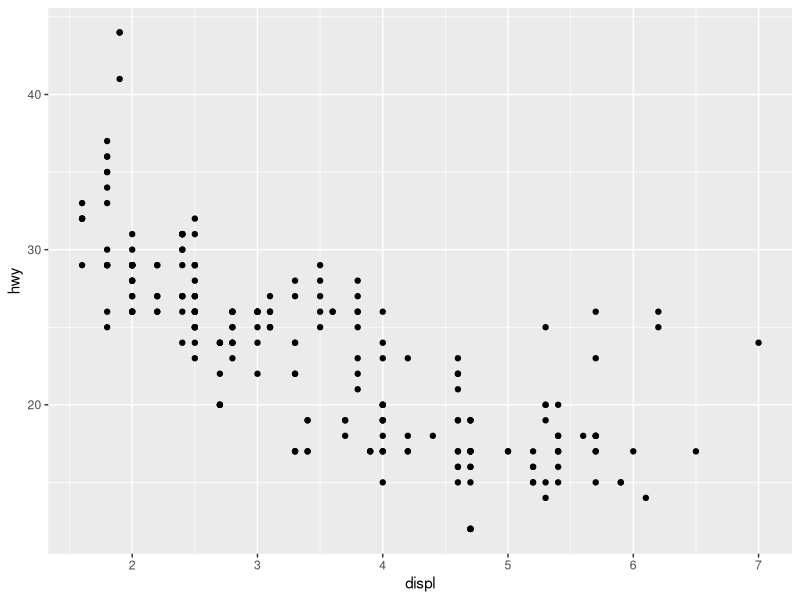
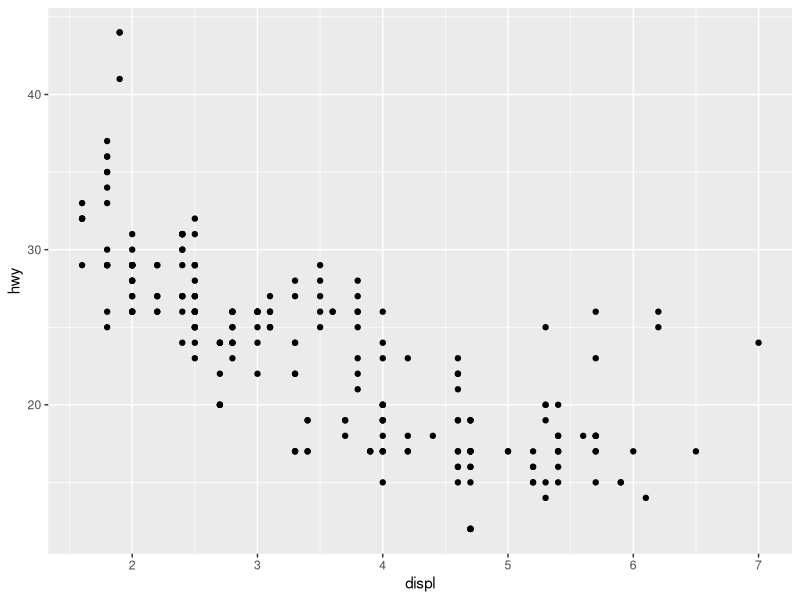
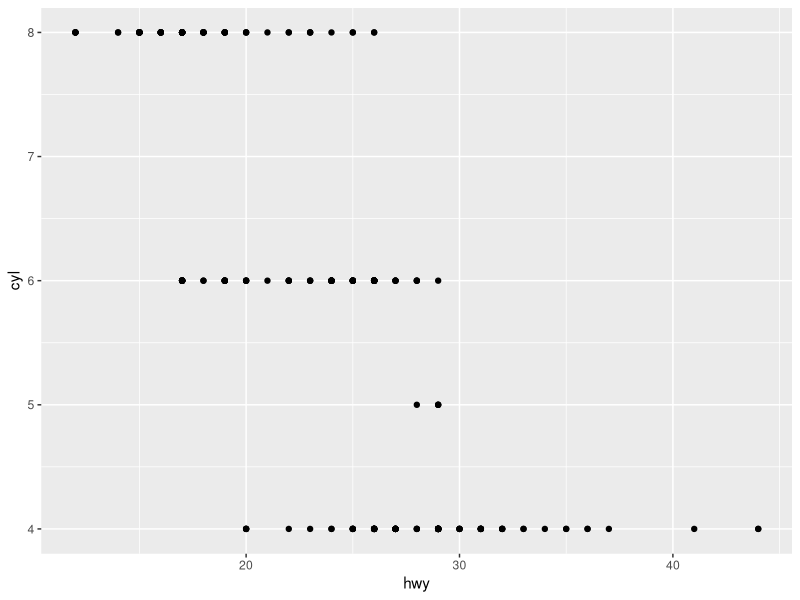
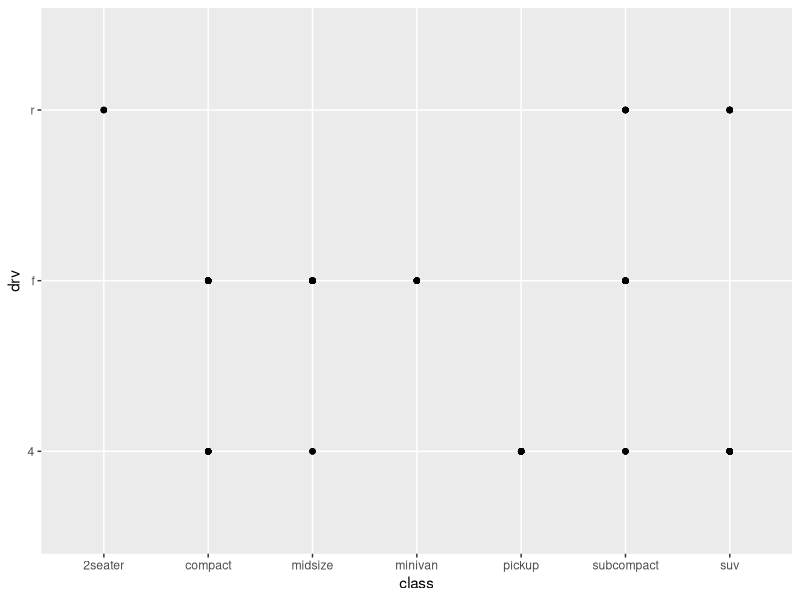
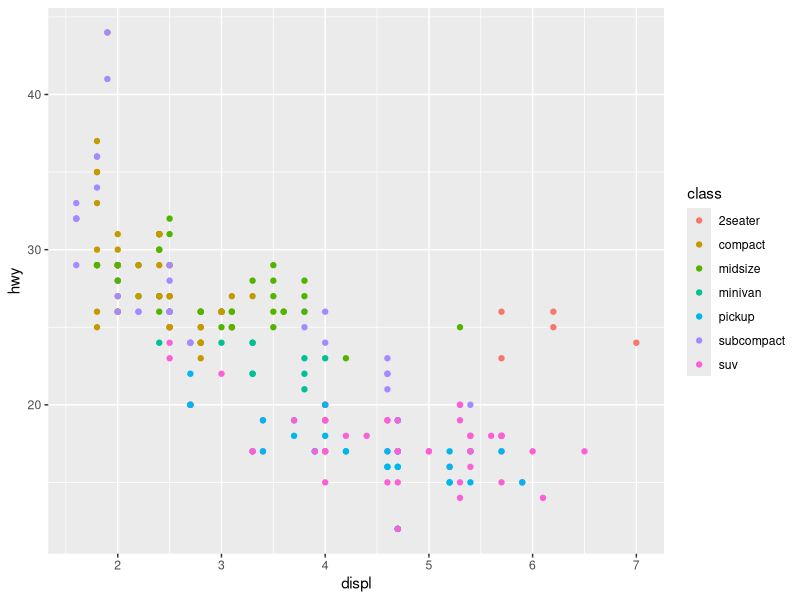
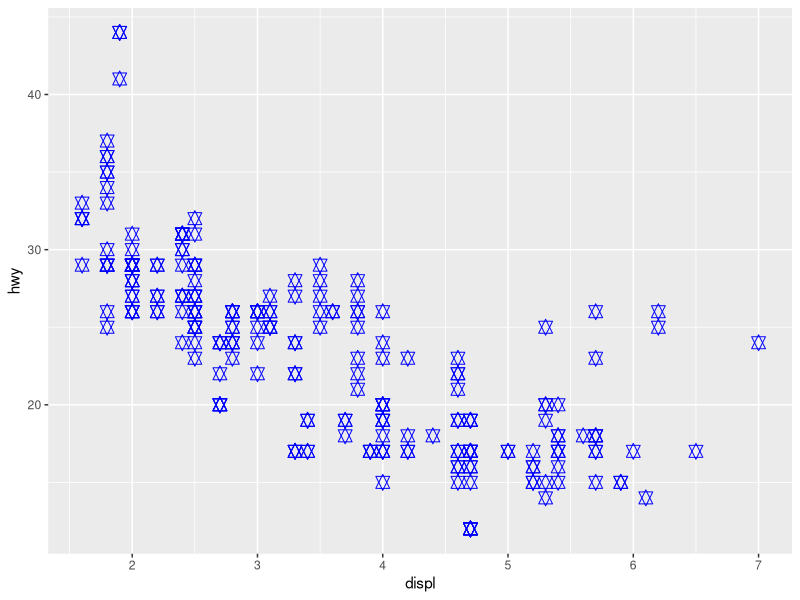
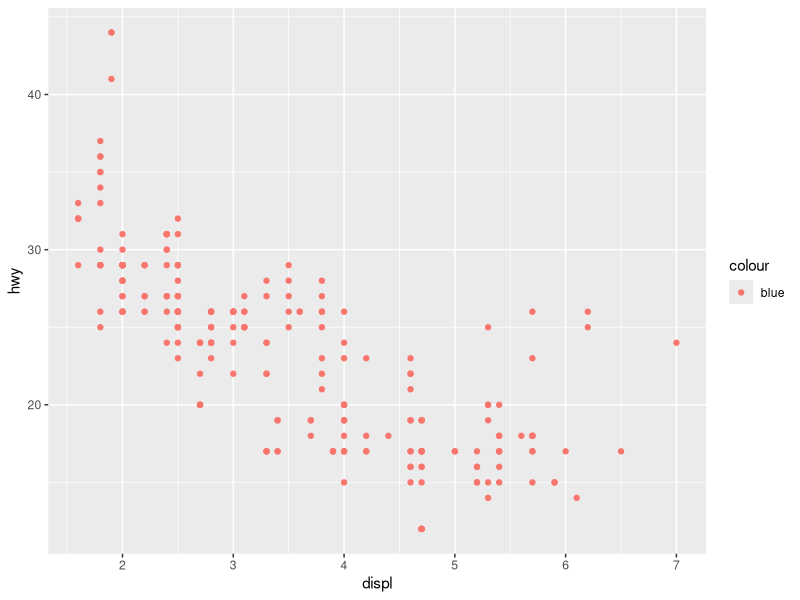
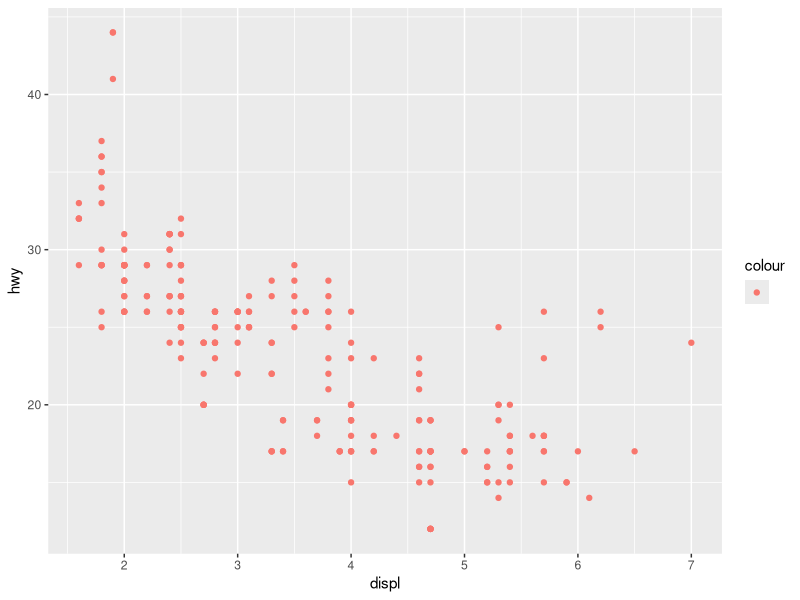

Here is the R script that generated these plots, in order: (Note: this script raises an error after producing the figures.)
library(tidyverse)

ggplot(data = mpg, mapping = aes(x = displ, y = hwy)) + 
  geom_point()

ggplot(data = mpg) + 
  geom_point(mapping = aes(x = displ, y = hwy))

ggplot(mpg, aes(x = hwy, y = cyl)) +
  geom_point()

ggplot(mpg, aes(class, drv)) +
  geom_point()

ggplot(mpg, aes(x = displ, y = hwy, color = class)) +
  geom_point()

ggplot(mpg, aes(x = displ, y = hwy)) +
  geom_point(color = 'blue', size = pi, shape = 11)
# aes is a mapping, the color and size are not mappings when used in this way

ggplot(mpg, aes(x = displ, y = hwy)) +
  geom_point(aes(color = 'blue'))

ggplot(mpg, aes(x = displ, y = hwy)) +
  geom_point(aes(color = ''))

ggplot(mpg, aes(x = displ, y = hwy)) +
  geom_point(aes(color = manufacturer, size = cyl))

ggplot(mpg, aes(x = displ, y = hwy)) +
  geom_point(aes(color = manufacturer, stroke = cyl))

ggplot(mpg, aes(x = displ, y = hwy)) +
  geom_point(aes(color = displ > 5 & hwy < 20), size = .5)

ggplot(mpg, aes(hwy, cty)) +
  geom_point()

ggplot(mpg, aes(x = displ, y = hwy)) +
  geom_point(aes(color = class)) +
  facet_wrap(~class, ncol = 2)

ggplot(mpg, aes(x = displ, y = hwy)) +
  geom_point(aes(color = class)) +
  facet_grid(drv~cyl)
# facet grid is really good for being able to cross reference different aspects of the data set
ggplot(mpg, aes(x = displ, y = hwy)) +
  geom_point(aes(color = class)) +
  facet_grid(.~ cyl)

# alpha = .4 makes the points transparent, darker points means multiple points
# position = 'jitter' makes it so that it expands multiple points so they can be seen, it messes up the scatter plot but is useful for binned or discreet data
ggplot(mpg, aes(x = displ, y = hwy)) +
  geom_point(aes(color = class), alpha = .4, position = 'jitter') +
  geom_smooth(method = 'loess', span = 1, se = FALSE, color = 'maroon', alpha = 1) +
  # theme(axis.title.x=element_blank()
  #       ,axis.text.x=element_blank()
  #       ,axis.ticks.x=element_blank()
  #       ,axis.title.y=element_blank()
  #       ,axis.text.y=element_blank()
  #       ,axis.ticks.y=element_blank()
  #       )
  ylim(c(10,25))+
  theme_wsj()


ggplot(mpg, aes(x = displ, y = hwy, color = class)) +
  geom_point() +
  geom_smooth() +
  facet_wrap(~class)

ggplot(diamonds) +
  geom_bar(aes(x = cut))

dd<-diamonds%>%
  group_by(cut)%>%
  summarise(
    count = n()
  )

ggplot(dd, aes(x = cut, y = count))+
    geom_bar(stat = 'identity')

ggplot(diamonds, aes(x = cut, y = price))+
  geom_point(position = 'jitter', alpha = .5)

ggplot(diamonds, aes(x = cut, y = price))+
  geom_boxplot()

ggplot(diamonds, aes(x = cut, y = price)) +
  geom_violin(fill = 'black')




